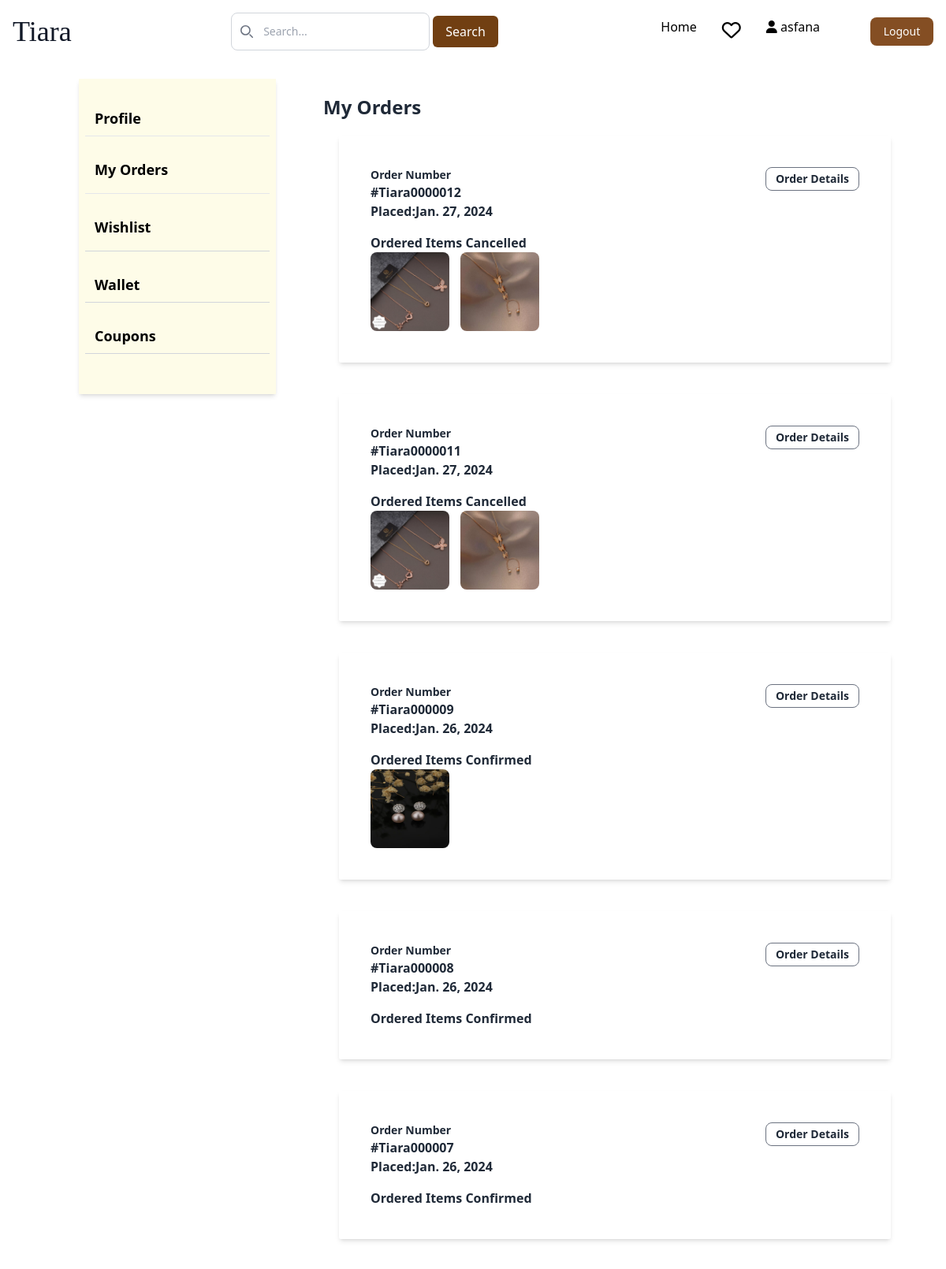
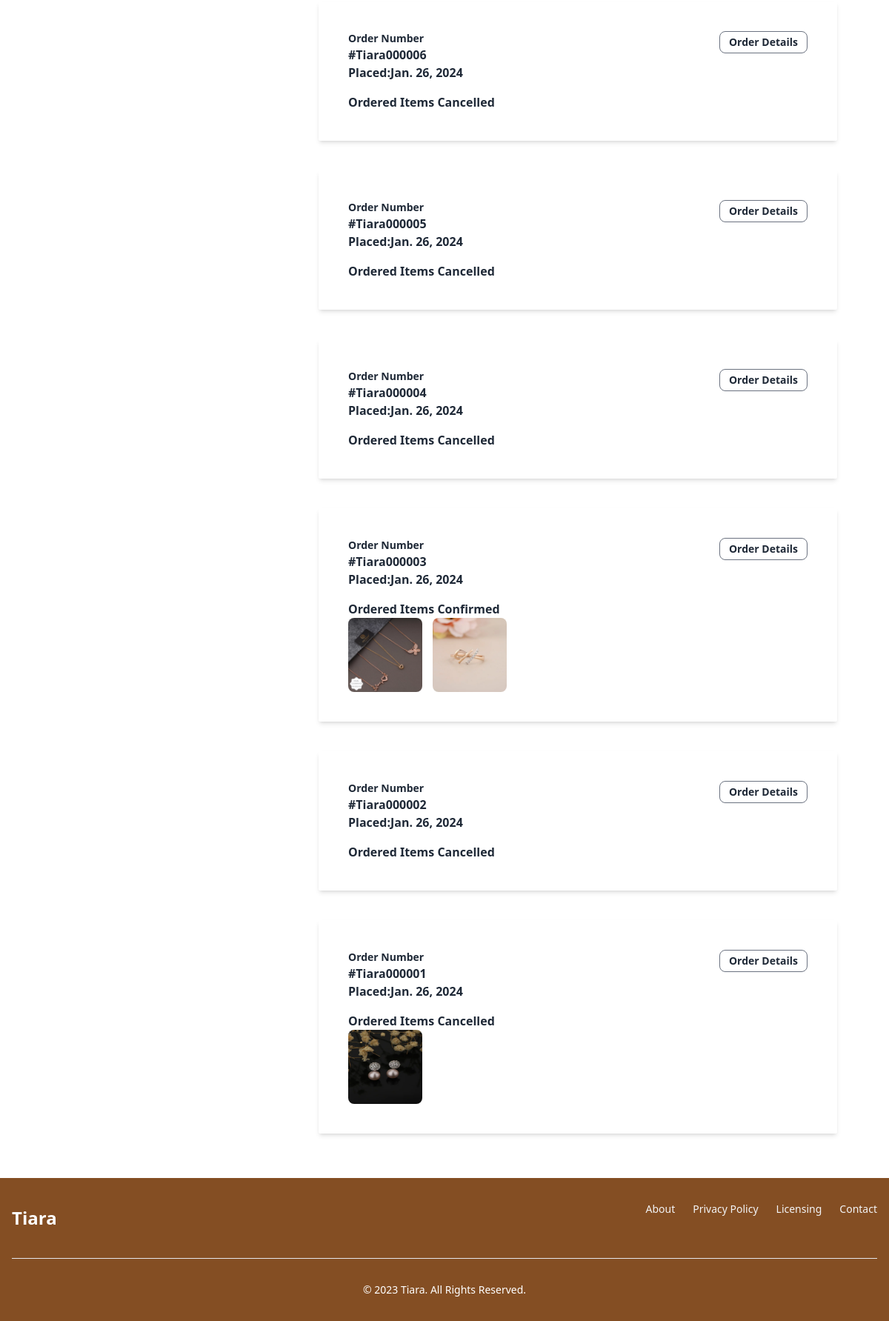
The app's page /userdetails/myorders/ (signed in) with its own data (2 pictures, top to bottom).
### authentication/models.py (models this page shows, shortened)
class Custom_user(AbstractBaseUser, PermissionsMixin):
    email = models.EmailField(unique=True)
    password = models.CharField(max_length=50)
    otp = models.IntegerField(default=0000)
    otp_created_at = models.DateTimeField(auto_now=True)
    otp_expiry = models.DurationField(default=timezone.timedelta(minutes=1))
    is_active = models.BooleanField(default=True)
    is_verified = models.BooleanField(default=False)
    created_date = models.DateField(auto_now_add=True)
    name = models.CharField(max_length=50)
    date_of_birth = models.CharField(max_length=50)
    phone_Number = models.CharField(max_length=10)
    address = models.TextField()
    gender = models.CharField(max_length=10)
    is_staff = models.BooleanField(default=False)
    pro_pic = models.ImageField(upload_to="User/image/User")
    referal_code = models.CharField(max_length=12, unique=True, blank=True, null=True)
    USERNAME_FIELD = 'email'
    objects = CustomUserManager()

### cart/models.py (models this page shows, shortened)
class Order(models.Model):
    user = models.ForeignKey(Custom_user, on_delete=models.CASCADE, related_name='orders')
    shipping_address = models.ForeignKey(Shipping_address, null=True, blank=True, on_delete=models.SET_NULL, related_name='orders')
    variant= models.ManyToManyField(Variant,through='OrderItem')
    order_date=models.DateField(auto_now=True)
    total_amount=models.DecimalField(max_digits=10,decimal_places=2)
    shipping_charge=models.DecimalField(default=40, max_digits=10,decimal_places=2)
    discount=models.DecimalField(default=0, max_digits=10,decimal_places=2)
    Grand_total=models.DecimalField(default=0, max_digits=10,decimal_places=2)
    quantity = models.PositiveIntegerField(default=1)
    payment_status_choices=[(1,'Completed'),
                            (2, 'Failure'),
                            (3,'Pending'),
                            ]
    payment_status=models.IntegerField(choices=payment_status_choices, default=3)
    ORDER_STATUS_CHOICES = [
        ('confirmed', 'Confirmed'),
        ('shipped', 'Shipped'),
        ('cancelled', 'Cancelled'),
        ('delivered', 'Delivered'),
    ]
    status = models.CharField(max_length=20, choices=ORDER_STATUS_CHOICES, default='confirmed')
    payment_method_choices=[
        ('COD','Cash On Delivery'),
        ('Online Payment','Online Payment'),
    ]
    payment_method = models.CharField(max_length=50,default=None)

class OrderItem(models.Model):
    order = models.ForeignKey(Order, on_delete=models.CASCADE,related_name='orders')
    variant = models.ForeignKey(Variant, on_delete=models.CASCADE, related_name='orders')
    quantity = models.PositiveIntegerField(default=1)
    product_price=models.DecimalField(default=0, max_digits=10,decimal_places=2)

### adminapp/models.py (models this page shows, shortened)
class Variant(models.Model):
    color=models.CharField(max_length=50, default="None")
    product=models.ForeignKey(Product, on_delete=models.CASCADE, related_name='variants')
    price = models.DecimalField(default=0, max_digits=7, decimal_places=2)
    stock=models.IntegerField(default=0)
    img1=models.ImageField(upload_to='product_images',blank=True)
    img2=models.ImageField(upload_to='product_images',blank=True)
    img3=models.ImageField(upload_to='product_images',blank=True)
    img4=models.ImageField(upload_to='product_images',blank=True)
    active=models.BooleanField(default=True)
    discount_price = models.DecimalField(default=0, max_digits=7, decimal_places=2)

### userdetails/views.py (the view)
# urls.py: path('myorders/', views.order, name="orders"),
@login_required(login_url='login')
def order(request):
    user=request.user
    orders=Order.objects.filter(user=user).order_by('-id')
    return render(request, 'user/order.html',{'orders': orders})

### templates/user/order.html (shortened to what this page needs)
  {% extends 'base.html' %}
  {% block content %}
  {% include 'profile.html' %}
  <div class=" w-3/4  m-5 text-gray-800" style="width:75 %">
      {% if orders %}
          <div class="flex flex-col m-5">
            <h1 class="text-2xl font-semibold ">My Orders</h1>
            {% for order in orders %}
            <div class=" rounded-sm bg-white p-6 shadow-md m-5  " style="width:700px;">
              <div class="m-4 flex justify-between">
                <div>
                    <p class="text-sm font-semibold">Order Number</p>
                    <p class="text-md font-semibold">#Tiara00000{{ order.id }}</p>
                    <p class="text-md font-semibold">Placed:{{ order.order_date }}</p>
                </div>
                <div>
               <a href="{% url 'order_details' order.id %}" ><button class="font-semibold text-sm border border-gray-500 px-3 py-1 rounded-lg ">Order Details</button></a>
              </div>
            </div>
            <div class="m-4 ">
            {% if order.status == 'confirmed' %}
            <p class="text-md font-semibold">Ordered Items Confirmed</p>
            {% elif order.status == 'cancelled' %}
            <p class="text-md font-semibold"> Ordered Items Cancelled</p>
            {% elif order.status == 'shipped' %}
            <p class="text-md font-semibold">Ordered Items Shipped</p>
            {% elif order.status == 'delivered' %}
            <p class="text-md font-semibold">Ordered Items Delivered</p>
              {% endif %}
              <div style="white-space: nowrap; overflow-x: auto;">
                {% for order_item in order.orders.all %}
                    <img src="{{ order_item.variant.img1.url }}" alt="product-image" class="rounded-lg sm:w-40" style="height:100px; width:100px; display: inline-block; margin-right: 10px;" />
                {% endfor %}
            </div>
            </div>
          </div>
        {% endfor %}
        </div>
     {% endif %}
    </div>
  </div>
     {% endblock content %}

### templates/base.html (shortened to what this page needs)
{% load static %}
<!DOCTYPE html>
<head>
  <link rel="stylesheet" href="{% static 'css/styles.css' %}">
  <script src="https://cdn.tailwindcss.com"></script>
  <link href="https://cdnjs.cloudflare.com/ajax/libs/flowbite/2.2.0/flowbite.min.css" rel="stylesheet" />
  <link rel="stylesheet" href="https://cdnjs.cloudflare.com/ajax/libs/font-awesome/6.4.2/css/all.min.css">
  <link rel="stylesheet" href="https://cdnjs.cloudflare.com/ajax/libs/remixicon/3.5.0/remixicon.css"
 />
</head>
<body>
  <div style=" display: flex; flex-direction: column;">
</body>
<nav class=" bg-white ">
  <div class="max-w-screen-xl flex flex-wrap items-center justify-between mx-auto p-4">
    <a href="{% url 'home' %}" class="flex items-center space-x-3 rtl:space-x-reverse">
      <h1 class="font-serif self-center text-4xl text-gray-900 font-medium  ">Tiara</h1>
    </a>
    <div class="relative hidden md:block">
      <div class="absolute inset-y-0 start-0 flex items-center ps-3 pointer-events-none">
      </div>
      <form method="POST" action="{% url 'search' %}">
        <div class="flex">
      <input type="text" id="search" name="search"
        class="block w-full p-2 ps-10 text-sm text-gray-900 border border-gray-300 rounded-lg bg-white  "
        placeholder="Search...">
        <button class="px-4 py-2 m-1 bg-yellow-900 text-white rounded-md" type="submit">Search</button>
        </form>
      </div>
    </div>
    <div class="hidden w-full md:block md:w-auto" id="navbar-solid-bg">
      <ul
        class="flex flex-col font-medium mt-4 rounded-lg bg-gray-50 md:space-x-8 rtl:space-x-reverse md:flex-row md:mt-0 md:border-0 md:bg-transparent dark:bg-gray-800 md:dark:bg-transparent dark:border-gray-700">
        <li>
          <a href="{% url 'home' %}"
            class="block py-2 px-3 md:p-0 text-black bg-black-700 rounded md:bg-transparent md:text-black-700 md:dark:text-black-500 dark:bg-brown-600 md:dark:bg-transparent text-brown"
            aria-current="page">Home</a>
        </li>
        {% if request.user.is_authenticated %}
        <li>
          <a href="{% url 'wishlist' %}">
            <i class="fa-regular fa-heart text-2xl relative">
            </i></a>
        </li>
      <li>
        <a href="{% url 'profile' %}"><i class="fa-solid fa-user fa-3xl"></i>
        <span>{{ request.user.name }}</span></a>
      </li>
        <li>
          <button type="button"
            class="text-white bg-[#844E23] w-20  focus:ring-4 focus:outline-none  font-medium rounded-lg text-sm px-4 py-2 text-center "><a
              href="{% url 'logout' %}" onclick="return confirm('Are you sure you want to Logout?')">Logout</a>
            </button>
        </li>
        {% endif %}
      </ul>
    </div>
</nav>
<div class=""  style="height: 100%;">
  {% block content %}
  {% endblock content %}
</div>
  <footer class="bg-[#844E23] ">
    <div class="w-full max-w-screen-xl mx-auto p-4 md:py-8">
      <div class="sm:flex sm:items-center sm:justify-between">
        <span class="self-center text-2xl font-semibold whitespace-nowrap text-white">Tiara</span>
        <ul class="flex flex-wrap items-center mb-6 text-sm font-medium text-gray-100">
          <li>
            <a href="#" class="hover:underline me-4 md:me-6 ">About</a>
          </li>
          <li>
            <a href="#" class="hover:underline me-4 md:me-6 ">Privacy
              Policy</a>
          </li>
          <li>
            <a href="#" class="hover:underline me-4 md:me-6 ">Licensing</a>
          </li>
          <li>
            <a href="#" class="hover:underline ">Contact</a>
          </li>
        </ul>
      </div>
      <hr class="my-6 border-gray-200 sm:mx-auto dark:border-gray-700 lg:my-8" />
      <span class="block text-sm  sm:text-center text-white ">©
        2023 <a href="https://tiara.com/" class="hover:underline ">Tiara</a>.
        All Rights Reserved.</span>
    </div>
  </footer>
</body>

### records on screen
Custom_user: user.name "asfana"
Order: id "12", order_date "Jan. 27, 2024", status "Ordered Items Cancelled"
OrderItem: variant.img1 (picture)
OrderItem: variant.img1 (picture)
Order: id "11", order_date "Jan. 27, 2024", status "Ordered Items Cancelled"
OrderItem: variant.img1 (picture)
OrderItem: variant.img1 (picture)
Order: id "9", order_date "Jan. 26, 2024", status "Ordered Items Confirmed"
OrderItem: variant.img1 (picture)
Order: id "8", order_date "Jan. 26, 2024", status "Ordered Items Confirmed"
Order: id "7", order_date "Jan. 26, 2024", status "Ordered Items Confirmed"
Order: id "6", order_date "Jan. 26, 2024", status "Ordered Items Cancelled"
Order: id "5", order_date "Jan. 26, 2024", status "Ordered Items Cancelled"
Order: id "4", order_date "Jan. 26, 2024", status "Ordered Items Cancelled"
Order: id "3", order_date "Jan. 26, 2024", status "Ordered Items Confirmed"
OrderItem: variant.img1 (picture)
OrderItem: variant.img1 (picture)
Order: id "2", order_date "Jan. 26, 2024", status "Ordered Items Cancelled"
Order: id "1", order_date "Jan. 26, 2024", status "Ordered Items Cancelled"
OrderItem: variant.img1 (picture)
